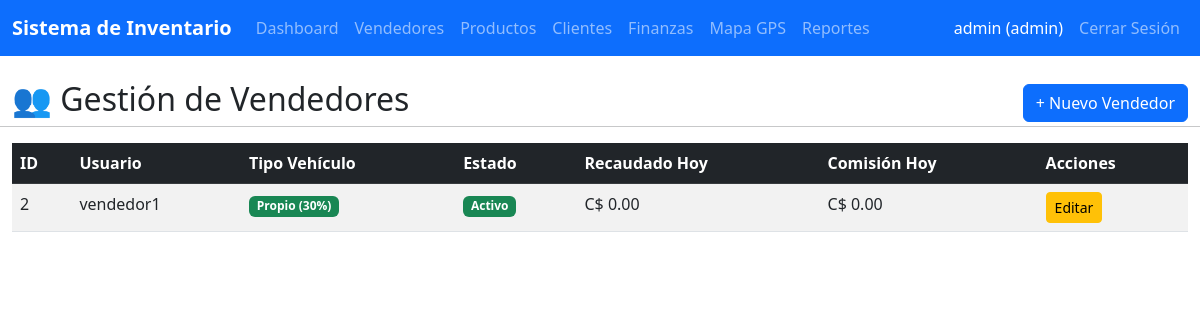
Page /admin/sellers (signed in) on the committed database.
### app.py (models this page shows, shortened)
class User(UserMixin, db.Model):
    id = db.Column(db.Integer, primary_key=True)
    username = db.Column(db.String(80), unique=True, nullable=False)
    password_hash = db.Column(db.String(256), nullable=False)
    role = db.Column(db.String(20), nullable=False)  # 'admin' o 'vendedor'
    vehicle_type = db.Column(db.String(20))  # 'propio' o 'empresa' (solo para vendedores)
    active = db.Column(db.Boolean, default=True)
    sales = db.relationship('Sale', backref='seller', lazy=True)
    collections = db.relationship('Collection', backref='collector', lazy=True)
    location_updates = db.relationship('LocationUpdate', backref='user', lazy=True)
    @property
    def daily_revenue(self):
        today = datetime.now().date()
        sales_revenue = db.session.query(db.func.sum(Sale.total)).filter(
            Sale.seller_id == self.id,
            Sale.sale_type == 'contado',
            db.func.date(Sale.created_at) == today
        ).scalar() or 0
        collections_revenue = db.session.query(db.func.sum(Collection.amount)).filter(
            Collection.collector_id == self.id,
            db.func.date(Collection.collection_date) == today
        ).scalar() or 0
        return sales_revenue + collections_revenue
    @property
    def daily_commission(self):
        rate = 0.30 if self.vehicle_type == 'propio' else 0.15
        return self.daily_revenue * rate

### app.py (the view)
@app.route('/admin/sellers')
@login_required
def admin_sellers():
    if current_user.role != 'admin':
        flash('Acceso denegado', 'error')
        return redirect(url_for('index'))
    sellers = User.query.filter_by(role='vendedor').all()
    return render_template('admin/sellers.html', sellers=sellers)

### app.py (called while the page is built)
@login_manager.user_loader
def load_user(user_id):
    return User.query.get(int(user_id))

### templates/admin/sellers.html (shortened to what this page needs)
{% extends "base.html" %}
{% block content %}
<div class="row">
    <div class="col-12 d-flex justify-content-between align-items-center">
        <h2>👥 Gestión de Vendedores</h2>
        <a href="{{ url_for('admin_add_seller') }}" class="btn btn-primary">+ Nuevo Vendedor</a>
    </div>
    <hr class="w-100">
</div>
<table class="table table-striped table-hover">
    <thead class="table-dark">
        <tr>
            <th>ID</th>
            <th>Usuario</th>
            <th>Tipo Vehículo</th>
            <th>Estado</th>
            <th>Recaudado Hoy</th>
            <th>Comisión Hoy</th>
            <th>Acciones</th>
        </tr>
    </thead>
    <tbody>
        {% for seller in sellers %}
        <tr>
            <td>{{ seller.id }}</td>
            <td>{{ seller.username }}</td>
            <td>
                {% if seller.vehicle_type == 'propio' %}
                <span class="badge bg-success">Propio (30%)</span>
                {% else %}
                <span class="badge bg-primary">Empresa (15%)</span>
                {% endif %}
            </td>
            <td>
                {% if seller.active %}
                <span class="badge bg-success">Activo</span>
                {% else %}
                <span class="badge bg-danger">Inactivo</span>
                {% endif %}
            </td>
            <td>C$ {{ "%.2f"|format(seller.daily_revenue) }}</td>
            <td>C$ {{ "%.2f"|format(seller.daily_commission) }}</td>
            <td>
                <a href="{{ url_for('admin_edit_seller', id=seller.id) }}" class="btn btn-sm btn-warning">Editar</a>
            </td>
        </tr>
        {% endfor %}
    </tbody>
</table>
{% endblock %}

### templates/base.html (shortened to what this page needs)
<!DOCTYPE html>
<html lang="es">
<head>
    <link rel="stylesheet" href="{{ url_for('static', filename='css/style.css') }}">
    <link href="https://cdn.jsdelivr.net/npm/bootstrap@5.3.0/dist/css/bootstrap.min.css" rel="stylesheet">
    <link rel="stylesheet" href="https://unpkg.com/leaflet@1.9.4/dist/leaflet.css">
</head>
<body>
    {% if current_user.is_authenticated %}
    <nav class="navbar navbar-expand-lg navbar-dark bg-primary">
        <div class="container-fluid">
            <a class="navbar-brand" href="{{ url_for('index') }}">Sistema de Inventario</a>
            <div class="collapse navbar-collapse" id="navbarNav">
                <ul class="navbar-nav me-auto">
                    {% if current_user.role == 'admin' %}
                    <li class="nav-item">
                        <a class="nav-link" href="{{ url_for('admin_dashboard') }}">Dashboard</a>
                    </li>
                    <li class="nav-item">
                        <a class="nav-link" href="{{ url_for('admin_sellers') }}">Vendedores</a>
                    </li>
                    <li class="nav-item">
                        <a class="nav-link" href="{{ url_for('admin_products') }}">Productos</a>
                    </li>
                    <li class="nav-item">
                        <a class="nav-link" href="{{ url_for('admin_customers') }}">Clientes</a>
                    </li>
                    <li class="nav-item">
                        <a class="nav-link" href="{{ url_for('admin_finance') }}">Finanzas</a>
                    </li>
                    <li class="nav-item">
                        <a class="nav-link" href="{{ url_for('admin_map') }}">Mapa GPS</a>
                    </li>
                    <li class="nav-item">
                        <a class="nav-link" href="{{ url_for('admin_reports') }}">Reportes</a>
                    </li>
                    {% endif %}
                </ul>
                <ul class="navbar-nav">
                    <li class="nav-item">
                        <span class="nav-link text-white">{{ current_user.username }} ({{ current_user.role }})</span>
                    </li>
                    <li class="nav-item">
                        <a class="nav-link" href="{{ url_for('logout') }}">Cerrar Sesión</a>
                    </li>
                </ul>
            </div>
        </div>
    </nav>
    {% endif %}
    <main class="container-fluid mt-4">
        {% block content %}{% endblock %}
    </main>
</body>
</html>

### static/css/style.css (style rules this page uses)
body { background-color: #f8f9fa; }
.table th { font-weight: 600; }
.navbar-brand { font-weight: bold; }

### rows in the picture
User: username "admin", role "admin"
User: id "2", username "vendedor1", shows "Propio (30%)", active "Activo", daily_revenue "0.00", daily_commission "0.00"
